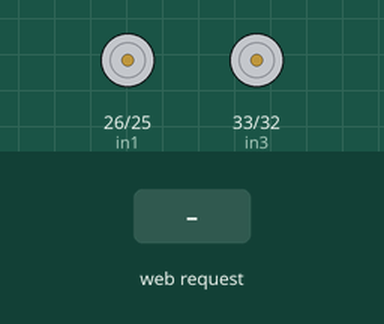
The sketch below on a simulated ESP32. Parts: motor-driver pin pairs drawn as motors (green arrow = first pin HIGH = forward, orange = second pin HIGH = backward, longer = more drive). The test bench sets the inputs (shaded band). WiFi joins after 1.5 s; servers stay silent unless stated; what the sketch prints to the serial monitor is not drawn.

Above: at 2.7 s.
2.8 s: HTTP request GET /F received
At 3.3 s:
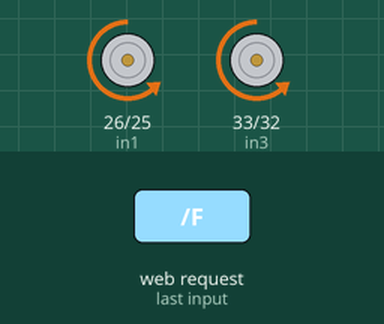
4.3 s: HTTP request GET /B received
At 5.5 s:
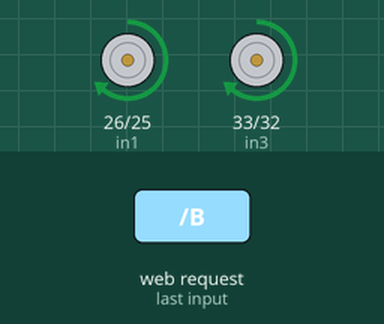
5.8 s: HTTP request GET /L received
At 6.8 s:
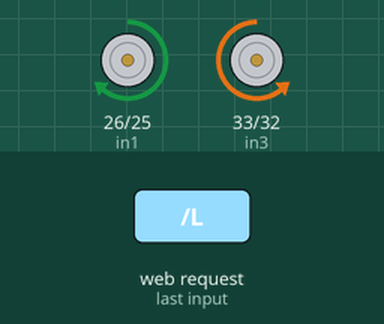
7.3 s: HTTP request GET /R received
At 7.9 s:
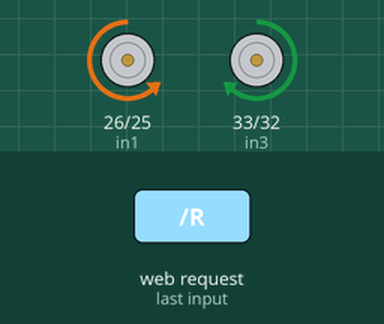
Timing chart, 0 to 9.8 s (numbered marks = the images above; inputs shaded):
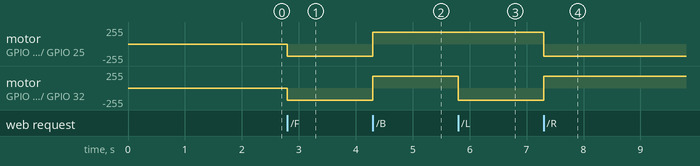

The sketch:

esp_code.ino
```cpp
#include <WiFi.h>
#include <WebServer.h>

const int in1 = 26, in2 = 25, in3 = 33, in4 = 32;

const char* ssid = "Network_SSID";
const char* password = "password";

WebServer server(80);

// Speed levels
const int SPEED_LOW    = 100;  // ~39%
const int SPEED_MEDIUM = 180;  // ~70%
const int SPEED_HIGH   = 255;  // 100%

int currentSpeed = SPEED_MEDIUM;  // Default: medium

void sendResponse(String message) {
  server.send(200, "text/plain", message);
}

void setMotors(int left1, int left2, int right1, int right2) {
  analogWrite(in1, left1);
  analogWrite(in2, left2);
  analogWrite(in3, right1);
  analogWrite(in4, right2);
}

void setup() {
  Serial.begin(115200);
  pinMode(in1, OUTPUT); pinMode(in2, OUTPUT);
  pinMode(in3, OUTPUT); pinMode(in4, OUTPUT);

  WiFi.begin(ssid, password);
  Serial.print("Connecting to WiFi");
  while (WiFi.status() != WL_CONNECTED) {
    delay(500);
    Serial.print(".");
  }
  Serial.println("\nConnected!");
  Serial.print("IP Address: ");
  Serial.println(WiFi.localIP());

  // Direction routes
  server.on("/F", forward);
  server.on("/B", backward);
  server.on("/L", left);
  server.on("/R", right);
  server.on("/S", stopCar);

  // Speed routes
  server.on("/SPD/LOW",    speedLow);
  server.on("/SPD/MED",    speedMedium);
  server.on("/SPD/HIGH",   speedHigh);

  server.begin();
}

void loop() {
  server.handleClient();
}

// --- Speed Handlers ---
void speedLow()    { currentSpeed = SPEED_LOW;    sendResponse("Speed: Low");    Serial.println("Speed set to LOW");    }
void speedMedium() { currentSpeed = SPEED_MEDIUM;  sendResponse("Speed: Medium");  Serial.println("Speed set to MEDIUM");  }
void speedHigh()   { currentSpeed = SPEED_HIGH;    sendResponse("Speed: High");    Serial.println("Speed set to HIGH");    }

// --- Direction Handlers ---
void forward()  { setMotors(0, currentSpeed, 0, currentSpeed); sendResponse("Forward");  }
void backward() { setMotors(currentSpeed, 0, currentSpeed, 0); sendResponse("Backward"); }
void right()    { setMotors(0, currentSpeed, currentSpeed, 0); sendResponse("Right");    }
void left()     { setMotors(currentSpeed, 0, 0, currentSpeed); sendResponse("Right");    }
void stopCar()  { setMotors(0, 0, 0, 0);                       sendResponse("Stop");     }
```

Measured:
- after the input at 2.8 s, motor on GPIO 26 (in1) / GPIO 25 (in2), motor on GPIO 33 (in3) / GPIO 32 (in4): stopped → backward 180/255 at once
- after the input at 4.3 s, motor on GPIO 26 (in1) / GPIO 25 (in2), motor on GPIO 33 (in3) / GPIO 32 (in4): backward 180/255 → forward 180/255 at once
- after the input at 5.8 s, motor on GPIO 33 (in3) / GPIO 32 (in4): forward 180/255 → backward 180/255 at once
- after the input at 7.3 s, motor on GPIO 26 (in1) / GPIO 25 (in2): forward 180/255 → backward 180/255 at once; motor on GPIO 33 (in3) / GPIO 32 (in4): backward 180/255 → forward 180/255 at once
